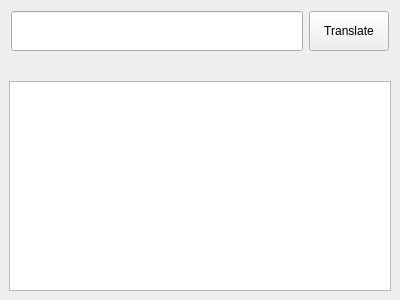
<?xml version="1.0" encoding="UTF-8"?>
<ui version="4.0">
 <class>MainWindow</class>
 <widget class="QMainWindow" name="MainWindow">
  <property name="geometry">
   <rect>
    <x>0</x>
    <y>0</y>
    <width>400</width>
    <height>300</height>
   </rect>
  </property>
  <property name="windowTitle">
   <string>My Application</string>
  </property>
  <widget class="QWidget" name="centralwidget">
   <layout class="QVBoxLayout" name="verticalLayout">
    <item>
     <widget class="QFrame" name="frame">
      <property name="frameShape">
       <enum>QFrame::NoFrame</enum>
      </property>
      <property name="frameShadow">
       <enum>QFrame::Raised</enum>
      </property>
      <layout class="QHBoxLayout" name="horizontalLayout">
       <property name="leftMargin">
        <number>2</number>
       </property>
       <property name="topMargin">
        <number>2</number>
       </property>
       <property name="rightMargin">
        <number>2</number>
       </property>
       <property name="bottomMargin">
        <number>2</number>
       </property>
       <item>
        <widget class="QLineEdit" name="input_field">
         <property name="minimumSize">
          <size>
           <width>0</width>
           <height>40</height>
          </size>
         </property>
        </widget>
       </item>
       <item>
        <widget class="QPushButton" name="search_button">
         <property name="minimumSize">
          <size>
           <width>0</width>
           <height>40</height>
          </size>
         </property>
         <property name="text">
          <string>Translate</string>
         </property>
        </widget>
       </item>
      </layout>
     </widget>
    </item>
    <item>
     <widget class="QLabel" name="errorLabel">
      <property name="maximumSize">
       <size>
        <width>16777215</width>
        <height>16777215</height>
       </size>
      </property>
      <property name="styleSheet">
       <string notr="true">QLabel {
    color: #FFFFFF;
    font-family: Monaco;
    font-size: 12px;
}</string>
      </property>
      <property name="text">
       <string/>
      </property>
      <property name="wordWrap">
       <bool>true</bool>
      </property>
     </widget>
    </item>
    <item>
     <widget class="QListWidget" name="list_widget"/>
    </item>
   </layout>
  </widget>
 </widget>
 <resources/>
 <connections/>
</ui>
